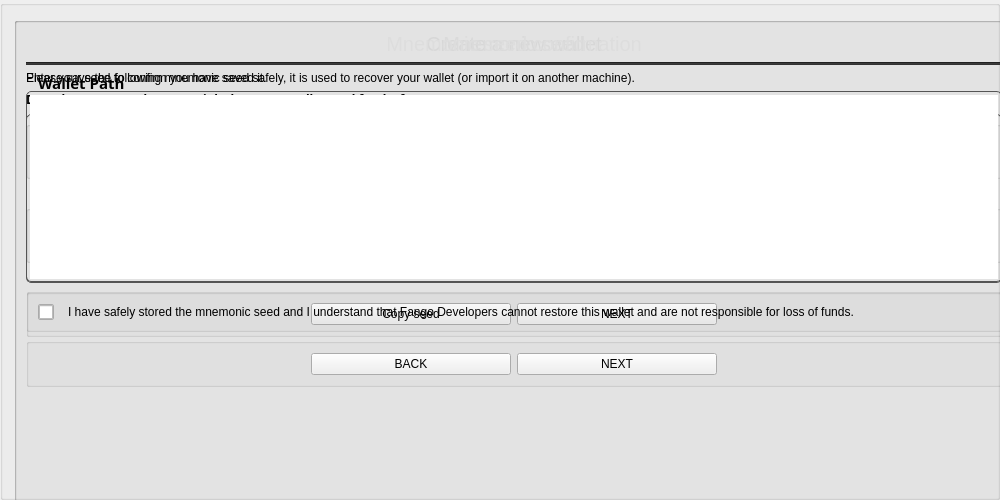
       <widget class="QGroupBox" name="newWalletBox">
        <property name="sizePolicy">
         <sizepolicy hsizetype="Expanding" vsizetype="Expanding">
          <horstretch>0</horstretch>
          <verstretch>0</verstretch>
         </sizepolicy>
        </property>
        <property name="minimumSize">
         <size>
          <width>1000</width>
          <height>500</height>
         </size>
        </property>
        <property name="maximumSize">
         <size>
          <width>1000</width>
          <height>500</height>
         </size>
        </property>
        <property name="title">
         <string/>
        </property>
        <layout class="QGridLayout" name="gridLayout_2">
         <item row="0" column="0">
          <widget class="QGroupBox" name="walletPathBox">
           <property name="sizePolicy">
            <sizepolicy hsizetype="Expanding" vsizetype="Expanding">
             <horstretch>0</horstretch>
             <verstretch>0</verstretch>
            </sizepolicy>
           </property>
           <property name="minimumSize">
            <size>
             <width>1000</width>
             <height>500</height>
            </size>
           </property>
           <property name="maximumSize">
            <size>
             <width>1000</width>
             <height>500</height>
            </size>
           </property>
           <property name="title">
            <string/>
           </property>
           <property name="alignment">
            <set>Qt::AlignCenter</set>
           </property>
           <layout class="QVBoxLayout" name="verticalLayout_9">
            <item alignment="Qt::AlignBottom">
             <widget class="QLabel" name="createWalletTitle">
              <property name="styleSheet">
               <string notr="true">color: #ddd;
font-size: 20px;</string>
              </property>
              <property name="text">
               <string>Create a new wallet</string>
              </property>
              <property name="alignment">
               <set>Qt::AlignCenter</set>
              </property>
             </widget>
            </item>
            <item>
             <widget class="Line" name="line_8">
              <property name="styleSheet">
               <string notr="true">background-color: #333;</string>
              </property>
              <property name="orientation">
               <enum>Qt::Horizontal</enum>
              </property>
             </widget>
            </item>
            <item alignment="Qt::AlignBottom">
             <widget class="QLabel" name="label">
              <property name="minimumSize">
               <size>
                <width>0</width>
                <height>24</height>
               </size>
              </property>
              <property name="font">
               <font>
                <family>Poppins</family>
                <pointsize>11</pointsize>
                <weight>75</weight>
                <bold>true</bold>
               </font>
              </property>
              <property name="styleSheet">
               <string notr="true">font-weight: bold;</string>
              </property>
              <property name="text">
               <string>Wallet Path</string>
              </property>
              <property name="indent">
               <number>12</number>
              </property>
             </widget>
            </item>
            <item>
             <widget class="QLabel" name="label_6">
              <property name="text">
               <string>Where would you like to save your wallet?</string>
              </property>
              <property name="indent">
               <number>12</number>
              </property>
             </widget>
            </item>
            <item alignment="Qt::AlignTop">
             <widget class="QGroupBox" name="horizontalGroupBox">
              <property name="sizePolicy">
               <sizepolicy hsizetype="Preferred" vsizetype="Preferred">
                <horstretch>0</horstretch>
                <verstretch>0</verstretch>
               </sizepolicy>
              </property>
              <property name="minimumSize">
               <size>
                <width>0</width>
                <height>0</height>
               </size>
              </property>
              <property name="maximumSize">
               <size>
                <width>16777215</width>
                <height>16777215</height>
               </size>
              </property>
              <property name="styleSheet">
               <string notr="true"/>
              </property>
              <layout class="QHBoxLayout" name="horizontalLayout_8">
               <property name="topMargin">
                <number>0</number>
               </property>
               <item alignment="Qt::AlignTop">
                <widget class="QLineEdit" name="lineEdit">
                 <property name="sizePolicy">
                  <sizepolicy hsizetype="MinimumExpanding" vsizetype="Preferred">
                   <horstretch>0</horstretch>
                   <verstretch>0</verstretch>
                  </sizepolicy>
                 </property>
                 <property name="minimumSize">
                  <size>
                   <width>0</width>
                   <height>40</height>
                  </size>
                 </property>
                 <property name="styleSheet">
                  <string notr="true">padding: 3px;
border: 1px solid #555;
border-radius: 5px;</string>
                 </property>
                 <property name="placeholderText">
                  <string/>
                 </property>
                </widget>
               </item>
               <item alignment="Qt::AlignTop">
                <widget class="QToolButton" name="selectPathButton">
                 <property name="sizePolicy">
                  <sizepolicy hsizetype="Preferred" vsizetype="Preferred">
                   <horstretch>0</horstretch>
                   <verstretch>0</verstretch>
                  </sizepolicy>
                 </property>
                 <property name="minimumSize">
                  <size>
                   <width>40</width>
                   <height>40</height>
                  </size>
                 </property>
                 <property name="styleSheet">
                  <string notr="true">QToolButton{
border: 1px solid #555;
border-radius: 5px;
}

QToolButton:hover{
color: white;
}</string>
                 </property>
                 <property name="text">
                  <string notr="true"/>
                 </property>
                 <property name="icon">
                  <iconset resource="../../resources.qrc">
                   <normaloff>:/icons/folder</normaloff>:/icons/folder</iconset>
                 </property>
                </widget>
               </item>
              </layout>
             </widget>
            </item>
            <item>
             <widget class="QLabel" name="label_2">
              <property name="text">
               <string>Choose a path where you would like to save your wallet.</string>
              </property>
              <property name="indent">
               <number>12</number>
              </property>
             </widget>
            </item>
            <item>
             <widget class="QGroupBox" name="horizontalGroupBox_2">
              <layout class="QHBoxLayout" name="horizontalLayout_10">
               <item>
                <spacer name="horizontalSpacer_3">
                 <property name="orientation">
                  <enum>Qt::Horizontal</enum>
                 </property>
                 <property name="sizeHint" stdset="0">
                  <size>
                   <width>40</width>
                   <height>20</height>
                  </size>
                 </property>
                </spacer>
               </item>
               <item>
                <widget class="QPushButton" name="b1_back">
                 <property name="sizePolicy">
                  <sizepolicy hsizetype="Expanding" vsizetype="Fixed">
                   <horstretch>0</horstretch>
                   <verstretch>0</verstretch>
                  </sizepolicy>
                 </property>
                 <property name="minimumSize">
                  <size>
                   <width>0</width>
                   <height>31</height>
                  </size>
                 </property>
                 <property name="maximumSize">
                  <size>
                   <width>200</width>
                   <height>16777215</height>
                  </size>
                 </property>
                 <property name="styleSheet">
                  <string notr="true">/* This button style is handled automatically by WelcomeFrame.cpp */</string>
                 </property>
                 <property name="text">
                  <string>BACK</string>
                 </property>
                </widget>
               </item>
               <item>
                <widget class="QPushButton" name="b1_nextShowSeed">
                 <property name="sizePolicy">
                  <sizepolicy hsizetype="Expanding" vsizetype="Fixed">
                   <horstretch>0</horstretch>
                   <verstretch>0</verstretch>
                  </sizepolicy>
                 </property>
                 <property name="minimumSize">
                  <size>
                   <width>0</width>
                   <height>31</height>
                  </size>
                 </property>
                 <property name="maximumSize">
                  <size>
                   <width>200</width>
                   <height>16777215</height>
                  </size>
                 </property>
                 <property name="styleSheet">
                  <string notr="true">/* This button style is handled automatically by WelcomeFrame.cpp */</string>
                 </property>
                 <property name="text">
                  <string>NEXT</string>
                 </property>
                </widget>
               </item>
               <item>
                <spacer name="horizontalSpacer_4">
                 <property name="orientation">
                  <enum>Qt::Horizontal</enum>
                 </property>
                 <property name="sizeHint" stdset="0">
                  <size>
                   <width>40</width>
                   <height>20</height>
                  </size>
                 </property>
                </spacer>
               </item>
              </layout>
             </widget>
            </item>
            <item>
             <spacer name="verticalSpacer">
              <property name="orientation">
               <enum>Qt::Vertical</enum>
              </property>
              <property name="sizeHint" stdset="0">
               <size>
                <width>20</width>
                <height>40</height>
               </size>
              </property>
             </spacer>
            </item>
           </layout>
          </widget>
         </item>
         <item row="0" column="0">
          <widget class="QGroupBox" name="showSeedBox">
           <property name="sizePolicy">
            <sizepolicy hsizetype="Expanding" vsizetype="Expanding">
             <horstretch>0</horstretch>
             <verstretch>0</verstretch>
            </sizepolicy>
           </property>
           <property name="minimumSize">
            <size>
             <width>1000</width>
             <height>500</height>
            </size>
           </property>
           <property name="maximumSize">
            <size>
             <width>1000</width>
             <height>500</height>
            </size>
           </property>
           <layout class="QVBoxLayout" name="verticalLayout_10">
            <item>
             <widget class="QLabel" name="mnemonicSeedTitle">
              <property name="styleSheet">
               <string notr="true">color: #ddd;
font-size: 20px;</string>
              </property>
              <property name="text">
               <string>Mnemonic seed</string>
              </property>
              <property name="alignment">
               <set>Qt::AlignCenter</set>
              </property>
             </widget>
            </item>
            <item>
             <widget class="Line" name="line_7">
              <property name="styleSheet">
               <string notr="true">background-color: #333;</string>
              </property>
              <property name="orientation">
               <enum>Qt::Horizontal</enum>
              </property>
             </widget>
            </item>
            <item>
             <widget class="QLabel" name="label_4">
              <property name="text">
               <string>Please save the following mnemonic seed safely, it is used to recover your wallet (or import it on another machine).</string>
              </property>
              <property name="wordWrap">
               <bool>true</bool>
              </property>
             </widget>
            </item>
            <item>
             <widget class="QLabel" name="label_11">
              <property name="font">
               <font>
                <family>Cinzel</family>
                <weight>75</weight>
                <bold>true</bold>
               </font>
              </property>
              <property name="styleSheet">
               <string notr="true">font-weight: bold;</string>
              </property>
              <property name="text">
               <string>Don't lose your seed or you might lose your wallet (and funds) forever.</string>
              </property>
             </widget>
            </item>
            <item>
             <widget class="QLabel" name="mnemonicSeed">
              <property name="sizePolicy">
               <sizepolicy hsizetype="Expanding" vsizetype="Expanding">
                <horstretch>0</horstretch>
                <verstretch>0</verstretch>
               </sizepolicy>
              </property>
              <property name="styleSheet">
               <string notr="true">padding: 3px;
border: 1px solid #555;
border-radius: 5px;</string>
              </property>
              <property name="text">
               <string notr="true"/>
              </property>
              <property name="scaledContents">
               <bool>false</bool>
              </property>
              <property name="alignment">
               <set>Qt::AlignJustify|Qt::AlignTop</set>
              </property>
              <property name="wordWrap">
               <bool>true</bool>
              </property>
              <property name="textInteractionFlags">
               <set>Qt::LinksAccessibleByMouse|Qt::TextSelectableByMouse</set>
              </property>
             </widget>
            </item>
            <item>
             <widget class="QGroupBox" name="horizontalGroupBox_4">
              <property name="minimumSize">
               <size>
                <width>0</width>
                <height>0</height>
               </size>
              </property>
              <layout class="QHBoxLayout" name="horizontalLayout_9">
               <item>
                <spacer name="horizontalSpacer_5">
                 <property name="orientation">
                  <enum>Qt::Horizontal</enum>
                 </property>
                 <property name="sizeHint" stdset="0">
                  <size>
                   <width>40</width>
                   <height>20</height>
                  </size>
                 </property>
                </spacer>
               </item>
               <item>
                <widget class="QPushButton" name="b1_copySeedButton">
                 <property name="sizePolicy">
                  <sizepolicy hsizetype="Expanding" vsizetype="Fixed">
                   <horstretch>0</horstretch>
                   <verstretch>0</verstretch>
                  </sizepolicy>
                 </property>
                 <property name="minimumSize">
                  <size>
                   <width>100</width>
                   <height>0</height>
                  </size>
                 </property>
                 <property name="maximumSize">
                  <size>
                   <width>200</width>
                   <height>16777215</height>
                  </size>
                 </property>
                 <property name="baseSize">
                  <size>
                   <width>0</width>
                   <height>0</height>
                  </size>
                 </property>
                 <property name="styleSheet">
                  <string notr="true"/>
                 </property>
                 <property name="text">
                  <string>Copy seed</string>
                 </property>
                </widget>
               </item>
               <item>
                <widget class="QPushButton" name="b1_nextConfirmSeed">
                 <property name="sizePolicy">
                  <sizepolicy hsizetype="Expanding" vsizetype="Fixed">
                   <horstretch>0</horstretch>
                   <verstretch>0</verstretch>
                  </sizepolicy>
                 </property>
                 <property name="minimumSize">
                  <size>
                   <width>0</width>
                   <height>0</height>
                  </size>
                 </property>
                 <property name="maximumSize">
                  <size>
                   <width>200</width>
                   <height>16777215</height>
                  </size>
                 </property>
                 <property name="styleSheet">
                  <string notr="true"/>
                 </property>
                 <property name="text">
                  <string>NEXT</string>
                 </property>
                </widget>
               </item>
               <item>
                <spacer name="horizontalSpacer_6">
                 <property name="orientation">
                  <enum>Qt::Horizontal</enum>
                 </property>
                 <property name="sizeHint" stdset="0">
                  <size>
                   <width>40</width>
                   <height>20</height>
                  </size>
                 </property>
                </spacer>
               </item>
              </layout>
             </widget>
            </item>
            <item>
             <spacer name="verticalSpacer_4">
              <property name="orientation">
               <enum>Qt::Vertical</enum>
              </property>
              <property name="sizeHint" stdset="0">
               <size>
                <width>20</width>
                <height>40</height>
               </size>
              </property>
             </spacer>
            </item>
           </layout>
          </widget>
         </item>
         <item row="0" column="0">
          <widget class="QGroupBox" name="confirmSeedBox">
           <property name="sizePolicy">
            <sizepolicy hsizetype="Expanding" vsizetype="Expanding">
             <horstretch>0</horstretch>
             <verstretch>0</verstretch>
            </sizepolicy>
           </property>
           <property name="minimumSize">
            <size>
             <width>1000</width>
             <height>500</height>
            </size>
           </property>
           <property name="maximumSize">
            <size>
             <width>1000</width>
             <height>500</height>
            </size>
           </property>
           <layout class="QVBoxLayout" name="verticalLayout_11">
            <item>
             <widget class="QLabel" name="mnemonicSeedConfirmationTitle">
              <property name="styleSheet">
               <string notr="true">color: #ddd;
      font-size: 20px;</string>
              </property>
              <property name="text">
               <string>Mnemonic seed confirmation</string>
              </property>
              <property name="alignment">
               <set>Qt::AlignCenter</set>
              </property>
             </widget>
            </item>
            <item>
             <widget class="Line" name="line_9">
              <property name="styleSheet">
               <string notr="true">background-color: #333;</string>
              </property>
              <property name="orientation">
               <enum>Qt::Horizontal</enum>
              </property>
             </widget>
            </item>
            <item>
             <widget class="QLabel" name="label_10">
              <property name="text">
               <string>Enter your seed to confirm you have saved it.</string>
              </property>
             </widget>
            </item>
            <item>
             <widget class="QTextEdit" name="mnemonicSeedConfirmation">
              <property name="styleSheet">
               <string notr="true">padding: 3px;
border: 1px solid #555;
border-radius: 5px;</string>
              </property>
             </widget>
            </item>
            <item>
             <widget class="QGroupBox" name="horizontalGroupBox_5">
              <layout class="QHBoxLayout" name="horizontalLayout_12">
               <item alignment="Qt::AlignLeft">
                <widget class="QCheckBox" name="validationCheckBox">
                 <property name="sizePolicy">
                  <sizepolicy hsizetype="Fixed" vsizetype="Fixed">
                   <horstretch>0</horstretch>
                   <verstretch>0</verstretch>
                  </sizepolicy>
                 </property>
                 <property name="maximumSize">
                  <size>
                   <width>16</width>
                   <height>16</height>
                  </size>
                 </property>
                 <property name="baseSize">
                  <size>
                   <width>0</width>
                   <height>0</height>
                  </size>
                 </property>
                 <property name="styleSheet">
                  <string notr="true">border: 1px solid #aaa;
color: white;
border-radius: 2px;</string>
                 </property>
                 <property name="text">
                  <string/>
                 </property>
                 <property name="tristate">
                  <bool>false</bool>
                 </property>
                </widget>
               </item>
               <item>
                <widget class="QLabel" name="label_14">
                 <property name="sizePolicy">
                  <sizepolicy hsizetype="Expanding" vsizetype="Preferred">
                   <horstretch>0</horstretch>
                   <verstretch>0</verstretch>
                  </sizepolicy>
                 </property>
                 <property name="text">
                  <string>I have safely stored the mnemonic seed and I understand that Fango Developers cannot restore this wallet and are not responsible for loss of funds.</string>
                 </property>
                 <property name="wordWrap">
                  <bool>true</bool>
                 </property>
                 <property name="indent">
                  <number>8</number>
                 </property>
                </widget>
               </item>
              </layout>
             </widget>
            </item>
            <item>
             <widget class="QGroupBox" name="horizontalGroupBox_3">
              <property name="sizePolicy">
               <sizepolicy hsizetype="Expanding" vsizetype="Preferred">
                <horstretch>0</horstretch>
                <verstretch>0</verstretch>
               </sizepolicy>
              </property>
              <property name="maximumSize">
               <size>
                <width>16777215</width>
                <height>16777215</height>
               </size>
              </property>
              <layout class="QHBoxLayout" name="horizontalLayout_11">
               <item>
                <spacer name="horizontalSpacer_8">
                 <property name="orientation">
                  <enum>Qt::Horizontal</enum>
                 </property>
                 <property name="sizeHint" stdset="0">
                  <size>
                   <width>40</width>
                   <height>20</height>
                  </size>
                 </property>
                </spacer>
               </item>
               <item>
                <widget class="QPushButton" name="b1_backShowSeed">
                 <property name="sizePolicy">
                  <sizepolicy hsizetype="Expanding" vsizetype="Fixed">
                   <horstretch>0</horstretch>
                   <verstretch>0</verstretch>
                  </sizepolicy>
                 </property>
                 <property name="maximumSize">
                  <size>
                   <width>200</width>
                   <height>16777215</height>
                  </size>
                 </property>
                 <property name="styleSheet">
                  <string notr="true">/* This button style is handled automatically by WelcomeFrame.cpp */</string>
                 </property>
                 <property name="text">
                  <string>BACK</string>
                 </property>
                </widget>
               </item>
               <item>
                <widget class="QPushButton" name="b1_nextValidate">
                 <property name="sizePolicy">
                  <sizepolicy hsizetype="Expanding" vsizetype="Fixed">
                   <horstretch>0</horstretch>
                   <verstretch>0</verstretch>
                  </sizepolicy>
                 </property>
                 <property name="maximumSize">
                  <size>
                   <width>200</width>
                   <height>16777215</height>
                  </size>
                 </property>
                 <property name="styleSheet">
                  <string notr="true">/* This button style is handled automatically by WelcomeFrame.cpp */</string>
                 </property>
                 <property name="text">
                  <string>NEXT</string>
                 </property>
                </widget>
               </item>
               <item>
                <spacer name="horizontalSpacer_7">
                 <property name="orientation">
                  <enum>Qt::Horizontal</enum>
                 </property>
                 <property name="sizeHint" stdset="0">
                  <size>
                   <width>40</width>
                   <height>20</height>
                  </size>
                 </property>
                </spacer>
               </item>
              </layout>
             </widget>
            </item>
            <item>
             <spacer name="verticalSpacer_5">
              <property name="orientation">
               <enum>Qt::Vertical</enum>
              </property>
              <property name="sizeHint" stdset="0">
               <size>
                <width>20</width>
                <height>40</height>
               </size>
              </property>
             </spacer>
            </item>
           </layout>
          </widget>
         </item>
        </layout>
        <zorder>showSeedBox</zorder>
        <zorder>confirmSeedBox</zorder>
        <zorder>walletPathBox</zorder>
       </widget>
